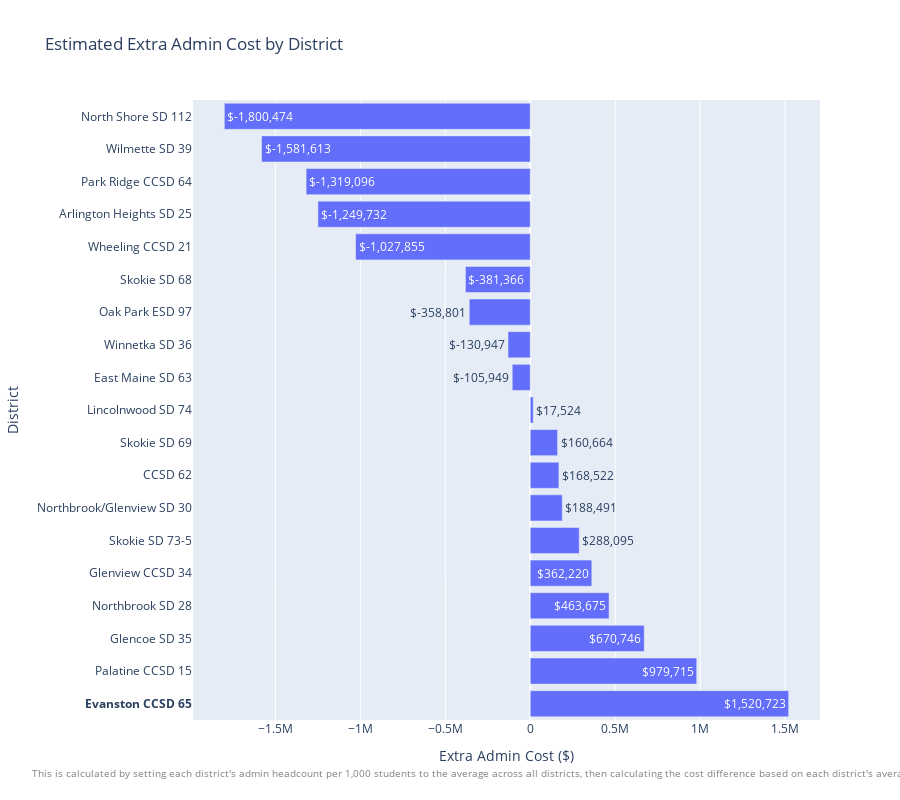

Notebook cell for this chart:
### Code cell
# Calculate extra Admin cost based on average headcount per 1k students across all districts multiplied by the admin salary per district
admin_data_2024 = admin_data[admin_data['SchoolYearId'] == 2024].copy()
admin_avg_headcount_per_1000 = admin_data_2024['headcount_per_1000_students'].mean()

# Extra admins per 1000 students times their avg salary times enrollment scale
admin_data_2024['extra_admin_cost'] = (
    (admin_data_2024['headcount_per_1000_students'] - admin_avg_headcount_per_1000) * 
    admin_data_2024['comp_avg'] * 
    (admin_data_2024['Enrollment'] / 1000)
)
admin_data_2024['extra_admin_cost'] = admin_data_2024['extra_admin_cost'].round(2)
admin_data_2024 = admin_data_2024.sort_values('extra_admin_cost', ascending=False)

# Plot Extra Admin Cost by District
# Make Evanston label bold
y_labels = ['<b>' + district + '</b>' if district == 'Evanston CCSD 65' or district == 'Evanston CCSD 65 - 2025' else district 
            for district in admin_data_2024['District']]

fig_extra_admin = go.Figure()

fig_extra_admin.add_trace(go.Bar(
    x=admin_data_2024['extra_admin_cost'],
    y=y_labels,
    orientation='h',
    text=admin_data_2024['extra_admin_cost'].apply(lambda x: f'${x:,.0f}'),
    textposition='auto'
))

fig_extra_admin.update_layout(
    title='Estimated Extra Admin Cost by District',
    xaxis_title='Extra Admin Cost ($)',
    yaxis_title='District',
    height=800,
    annotations=[
        dict(
            text="This is calculated by setting each district's admin headcount per 1,000 students to the average across all districts, then calculating the cost difference based on each district's average admin salary.",
            xref="paper", yref="paper",
            x=0.5, y=-0.1,
            showarrow=False,
            xanchor='center',
            font=dict(size=10, color="gray")
        )
    ]
)

fig_extra_admin.show()

### Figure 1 — Plotly figure (JSON) as saved in the notebook; plotly's stock layout.template omitted (floating-point values rounded to 4 significant figures)
{"data": [{"orientation": "h", "text": ["$1,520,723", "$979,715", "$670,746", "$463,675", "$362,220", "$288,095", "$188,491", "$168,522", "$160,664", "$17,524", "$-105,949", "$-130,947", "$-358,801", "$-381,366", "$-1,027,855", "$-1,249,732", "$-1,319,096", "$-1,581,613", "$-1,800,474"], "textposition": "auto", "type": "bar", "x": [1521000.0, 979700.0, 670700.0, 463700.0, 362200.0, 288100.0, 188500.0, 168500.0, 160700.0, 17520.0, -105900.0, -130900.0, -358800.0, -381400.0, -1028000.0, -1250000.0, -1319000.0, -1582000.0, -1800000.0], "y": ["<b>Evanston CCSD 65</b>", "Palatine CCSD 15", "Glencoe SD 35", "Northbrook SD 28", "Glenview CCSD 34", "Skokie SD 73-5", "Northbrook/Glenview SD 30", "CCSD 62", "Skokie SD 69", "Lincolnwood SD 74", "East Maine SD 63", "Winnetka SD 36", "Oak Park ESD 97", "Skokie SD 68", "Wheeling CCSD 21", "Arlington Heights SD 25", "Park Ridge CCSD 64", "Wilmette SD 39", "North Shore SD 112"]}], "layout": {"annotations": [{"font": {"color": "gray", "size": 10}, "showarrow": false, "text": "This is calculated by setting each district's admin headcount per 1,000 students to the average across all districts, then calculating the cost difference based on each district's average admin salary.", "x": 0.5, "xanchor": "center", "xref": "paper", "y": -0.1, "yref": "paper"}], "height": 800, "title": {"text": "Estimated Extra Admin Cost by District"}, "xaxis": {"title": {"text": "Extra Admin Cost ($)"}}, "yaxis": {"title": {"text": "District"}}}}
